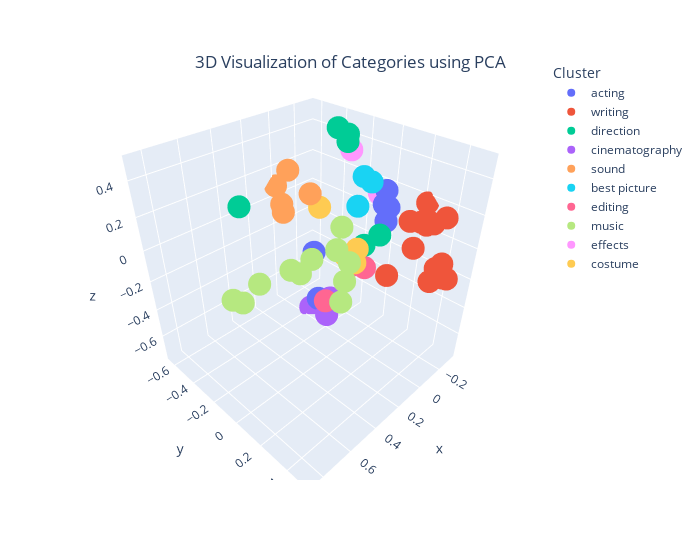

Notebook code cell kept with this figure:
### Code cell
import plotly.express as px
import pandas as pd
import src.models.question1 as q1

# Parameters
k = 12
min_samples = 10

# Get data and perform clustering
embedded_categories, categories = q1.get_embedded_categories(min_samples)
labels = q1.perform_kmeans(embedded_categories, k)
reduced_dim = q1.reduce_dim(embedded_categories, 3)  # Reduce to 3 dimensions

# Create DataFrame for easier management
df_3d = pd.DataFrame({
    "x": reduced_dim[:, 0],
    "y": reduced_dim[:, 1],
    "z": reduced_dim[:, 2],
    "Category": categories,
    "Cluster": clusters_cat
})

# Create 3D scatter plot with custom data
fig_3d = px.scatter_3d(
    df_3d, 
    x="x", 
    y="y", 
    z="z", 
    color="Cluster", 
    custom_data=["Category", "Cluster"]
)

# Customize hover template
fig_3d.update_traces(
    hovertemplate=(
        "<b>Category:</b> %{customdata[0]}<br>"
        "<b>Cluster:</b> %{customdata[1]}<extra></extra>"
    )
)

# Disable the color legend
fig_3d.update_layout(
  showlegend=True, 
  width=700,
  title={
      'text': "3D Visualization of Categories using PCA",
      'y': 0.9, 
      'x': 0.5, 
      'xanchor': 'center',
      'yanchor': 'top'
  },
)


# Show the combined plot
fig_3d.show()

pio.write_html(fig_3d, file="output/clusters_3d.html", full_html=False)

### Figure 1 — Plotly figure (JSON) as saved in the notebook; plotly's stock layout.template omitted (floating-point values rounded to 4 significant figures)
{"data": [{"customdata": [["actress", "acting"], ["actor", "acting"], ["actress in a supporting role", "acting"], ["actor in a supporting role", "acting"], ["actress in a leading role", "acting"], ["actor in a leading role", "acting"]], "hovertemplate": "<b>Category:</b> %{customdata[0]}<br><b>Cluster:</b> %{customdata[1]}<extra></extra>", "legendgroup": "acting", "marker": {"color": "#636efa", "symbol": "circle"}, "mode": "markers", "name": "acting", "scene": "scene", "showlegend": true, "type": "scatter3d", "x": [0.07664, 0.04129, -0.2591, -0.2816, -0.2801, -0.3047], "y": [-0.2362, -0.232, -0.007856, -0.0007781, -0.01357, -0.005682], "z": [-0.1829, -0.5452, 0.09185, -0.02385, 0.1704, 0.05646]}, {"customdata": [["writing (original story)", "writing"], ["writing (screenplay)", "writing"], ["writing (original screenplay)", "writing"], ["writing (original motion picture story)", "writing"], ["documentary (feature)", "writing"], ["writing (motion picture story)", "writing"], ["writing (story and screenplay)", "writing"], ["writing (screenplay—based on material from another medium)", "writing"], ["writing (story and screenplay—written directly for the screen)", "writing"], ["writing (story and screenplay—based on factual material or material not previously published or produced)", "writing"], ["writing (screenplay based on material from another medium)", "writing"], ["writing (screenplay written directly for the screen)", "writing"], ["writing (screenplay based on material previously produced or published)", "writing"], ["writing (adapted screenplay)", "writing"]], "hovertemplate": "<b>Category:</b> %{customdata[0]}<br><b>Cluster:</b> %{customdata[1]}<extra></extra>", "legendgroup": "writing", "marker": {"color": "#EF553B", "symbol": "circle"}, "mode": "markers", "name": "writing", "scene": "scene", "showlegend": true, "type": "scatter3d", "x": [-0.1027, -0.1423, -0.128, -0.2086, -0.01362, -0.1719, -0.1705, -0.233, -0.3019, -0.3122, -0.2421, -0.3015, -0.3204, -0.1656], "y": [0.4604, 0.5114, 0.4789, 0.2082, 0.2283, 0.2723, 0.4004, 0.2962, 0.3003, 0.2133, 0.2886, 0.3709, 0.232, 0.476], "z": [-0.04353, -0.1041, -0.01772, 0.08945, -0.1601, -0.03671, -0.1933, 0.09166, 0.07287, 0.04421, 0.1196, 0.1381, 0.1681, -0.1277]}, {"customdata": [["art direction", "direction"], ["directing", "direction"], ["dance direction", "direction"], ["assistant director", "direction"], ["art direction (black-and-white)", "direction"], ["art direction (color)", "direction"]], "hovertemplate": "<b>Category:</b> %{customdata[0]}<br><b>Cluster:</b> %{customdata[1]}<extra></extra>", "legendgroup": "direction", "marker": {"color": "#00cc96", "symbol": "circle"}, "mode": "markers", "name": "direction", "scene": "scene", "showlegend": true, "type": "scatter3d", "x": [-0.1848, -0.2308, 0.5808, -0.191, -0.1141, -0.1322], "y": [-0.311, -0.1105, -0.2407, 0.02983, -0.1746, -0.1895], "z": [0.4806, -0.2162, 0.3064, -0.06597, 0.4574, 0.4894]}, {"customdata": [["cinematography", "cinematography"], ["cinematography (color)", "cinematography"], ["cinematography (black-and-white)", "cinematography"]], "hovertemplate": "<b>Category:</b> %{customdata[0]}<br><b>Cluster:</b> %{customdata[1]}<extra></extra>", "legendgroup": "cinematography", "marker": {"color": "#ab63fa", "symbol": "circle"}, "mode": "markers", "name": "cinematography", "scene": "scene", "showlegend": true, "type": "scatter3d", "x": [-0.03965, 0.006849, 0.05395], "y": [-0.3802, -0.1632, -0.1454], "z": [-0.7484, -0.5233, -0.6199]}, {"customdata": [["sound recording", "sound"], ["sound", "sound"], ["sound effects editing", "sound"], ["sound editing", "sound"], ["sound mixing", "sound"]], "hovertemplate": "<b>Category:</b> %{customdata[0]}<br><b>Cluster:</b> %{customdata[1]}<extra></extra>", "legendgroup": "sound", "marker": {"color": "#FFA15A", "symbol": "circle"}, "mode": "markers", "name": "sound", "scene": "scene", "showlegend": true, "type": "scatter3d", "x": [0.1277, 0.0053, -0.09219, 0.06707, -0.05879], "y": [-0.449, -0.6401, -0.4375, -0.5066, -0.5952], "z": [0.07277, 0.08207, 0.06548, -0.02545, 0.1787]}, {"customdata": [["outstanding production", "best picture"], ["outstanding motion picture", "best picture"], ["best motion picture", "best picture"], ["best picture", "best picture"]], "hovertemplate": "<b>Category:</b> %{customdata[0]}<br><b>Cluster:</b> %{customdata[1]}<extra></extra>", "legendgroup": "best picture", "marker": {"color": "#19d3f3", "symbol": "circle"}, "mode": "markers", "name": "best picture", "scene": "scene", "showlegend": true, "type": "scatter3d", "x": [-0.184, -0.2316, -0.2316, -0.167], "y": [-0.04908, -0.1444, -0.1444, -0.1249], "z": [0.2427, 0.2284, 0.2284, 0.07118]}, {"customdata": [["film editing", "editing"], ["foreign language film", "editing"], ["animated feature film", "editing"]], "hovertemplate": "<b>Category:</b> %{customdata[0]}<br><b>Cluster:</b> %{customdata[1]}<extra></extra>", "legendgroup": "editing", "marker": {"color": "#FF6692", "symbol": "circle"}, "mode": "markers", "name": "editing", "scene": "scene", "showlegend": true, "type": "scatter3d", "x": [0.117, -0.1793, -0.08151], "y": [-0.09947, -0.05444, -0.07629], "z": [-0.4475, -0.3302, -0.2747]}, {"customdata": [["music (song)", "music"], ["music (scoring)", "music"], ["music (original score)", "music"], ["music (scoring of a musical picture)", "music"], ["music (music score of a dramatic picture)", "music"], ["music (music score of a dramatic or comedy picture)", "music"], ["music (original song)", "music"], ["music (scoring of music—adaptation or treatment)", "music"], ["music (music score—substantially original)", "music"], ["music (song—original for the picture)", "music"], ["music (original dramatic score)", "music"], ["music (original musical or comedy score)", "music"]], "hovertemplate": "<b>Category:</b> %{customdata[0]}<br><b>Cluster:</b> %{customdata[1]}<extra></extra>", "legendgroup": "music", "marker": {"color": "#B6E880", "symbol": "circle"}, "mode": "markers", "name": "music", "scene": "scene", "showlegend": true, "type": "scatter3d", "x": [0.8613, 0.8215, 0.6155, 0.2497, 0.3025, 0.204, 0.7608, 0.2796, 0.6222, 0.2895, 0.4631, 0.2919], "y": [0.03998, 0.05731, 0.213, 0.1559, 0.1422, 0.1433, 0.1075, 0.1217, 0.1597, 0.1577, 0.1316, 0.1721], "z": [0.05652, 0.02808, 0.1626, -0.09962, 0.1062, -0.01158, 0.1272, 0.09226, 0.1579, 0.2389, 0.1265, -0.203]}, {"customdata": [["special effects", "effects"], ["visual effects", "effects"]], "hovertemplate": "<b>Category:</b> %{customdata[0]}<br><b>Cluster:</b> %{customdata[1]}<extra></extra>", "legendgroup": "effects", "marker": {"color": "#FF97FF", "symbol": "circle"}, "mode": "markers", "name": "effects", "scene": "scene", "showlegend": true, "type": "scatter3d", "x": [-0.288, -0.3002], "y": [-0.07, -0.3034], "z": [0.1285, 0.3217]}, {"customdata": [["costume design (color)", "costume"], ["costume design (black-and-white)", "costume"], ["costume design", "costume"], ["makeup", "costume"]], "hovertemplate": "<b>Category:</b> %{customdata[0]}<br><b>Cluster:</b> %{customdata[1]}<extra></extra>", "legendgroup": "costume", "marker": {"color": "#FECB52", "symbol": "circle"}, "mode": "markers", "name": "costume", "scene": "scene", "showlegend": true, "type": "scatter3d", "x": [-0.02572, 0.005275, -0.06523, -0.1059], "y": [0.003654, 0.01768, -0.1133, -0.3708], "z": [-0.09817, -0.1698, -0.2178, -0.005637]}], "layout": {"legend": {"title": {"text": "Cluster"}, "tracegroupgap": 0}, "margin": {"t": 60}, "scene": {"domain": {"x": [0, 1], "y": [0, 1]}, "xaxis": {"title": {"text": "x"}}, "yaxis": {"title": {"text": "y"}}, "zaxis": {"title": {"text": "z"}}}, "showlegend": true, "title": {"text": "3D Visualization of Categories using PCA", "x": 0.5, "xanchor": "center", "y": 0.9, "yanchor": "top"}, "width": 700}}
